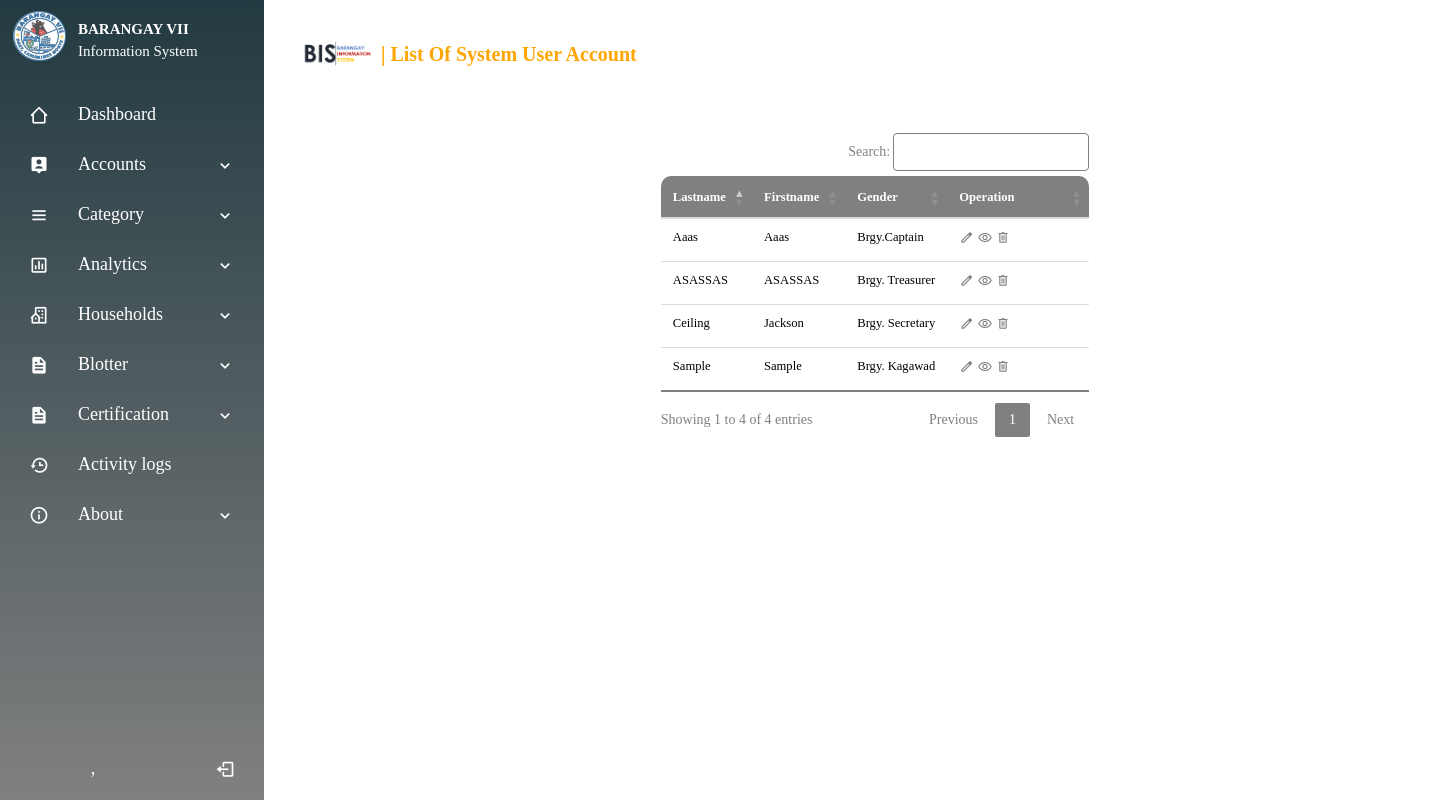
The page /account.php on the database its author committed.
### tables this page shows
CREATE TABLE `account` (
  `id` int(10) NOT NULL,
  `lastname` varchar(50) NOT NULL,
  `firstname` varchar(50) NOT NULL,
  `birthdate` varchar(25) NOT NULL,
  `gender` varchar(10) NOT NULL,
  `position` varchar(25) NOT NULL,
  `username` varchar(50) NOT NULL,
  `password` varchar(50) NOT NULL
);

### account.php (the view, shortened to what this page needs)
<!DOCTYPE html>
<html lang="en">
<head>
    <link rel="stylesheet" href="css/useraccount.css">
    <link rel="stylesheet" href="css/allmaster.css">
    <link rel="stylesheet" href="css/font.css">
        <link href="bootstrap/css/bootstrap.min.css" rel="stylesheet">
        <link href="bootstrap/css/dataTables.bootstrap.css" rel="stylesheet">
        <link href="bootstrap/css/dataTables.responsive.css" rel="stylesheet">
     <link rel="stylesheet" href="css/datatable.css">
     <link rel="stylesheet" href="css/datatablebutton.css">
     <link rel="stylesheet" href="css/qrscanner.css">
        <link rel="stylesheet" href="https://maxcdn.bootstrapcdn.com/bootstrap/3.4.1/css/bootstrap.min.css">
</head>
<body>
    <?php include 'navigation.php' ?>
    <section class="home-section">
    <div class="container">
        <div class="navbar">
            <img src="css/images/SystemLogo.png" class="logo"> <h3> | List of System User Account</h3>
                <navList>
                    <ulist id="menuList">
                    </ulist>
                </navList>
        </div>
        <div class="row">
            <div class="col-2">
                    <table width="100%" class="table" id="dataTables-example">
                    <thead>
                        <tr>
                            <th>Lastname</th>
                            <th>Firstname</th>
                            <th>Gender</th>
                            <th>Operation</th>
                        </tr>
                    </thead>
                    <tbody>
                    <?php
                        $mysqli = NEW MySQLi('localhost','root','','bis');
                        $resultSet = $mysqli->query("SELECT * FROM account");
                            while($row = mysqli_fetch_assoc($resultSet)) {
                    ?>
                                <tr>
                                    <td><?php echo $row['lastname']; ?></td>
                                    <td><?php echo $row['firstname']; ?></td>
                                    <td><?php echo $row['position']; ?></td>
                                    <td><span class="material-symbols-outlined operation">edit</span>
                                    <a href="viewaccount.php?id=<?php echo $row['id']; ?>"><span class="material-symbols-outlined operation">visibility</span></a>
                                    <span class="material-symbols-outlined operation">delete</span>
                                    </td>
                                </tr>
                            <?php } ?>
                    </tbody>
                </table>
            </div>
        </div>
    </div>
</section>
</body>
</html>

### css/useraccount.css (style rules this page uses)
body { margin: 0; padding: 0; font-family: outfit; box-sizing: border-box; }
.container { width: 100%; min-height: 100vh; padding-left: 5%; padding-right: 5%; box-sizing: border-box; overflow:hidden; }
.navbar { width: 100%; display: flex; align-items: center; }
.navbar h3 { font-size: 20px; color:orange; font-weight: bold; margin: 10px 0 5px; text-transform: capitalize; text-align: left; margin-bottom: 15px; }
.logo { width: 100px; cursor: pointer; margin: 30px 0; }
navList { flex: 1; text-align: right; background: none; }
.row { display: flex; justify-content: space-between; align-items: center; margin: 0px 0; }
.col-2 { flex-basis: 60%; position: relative; flex-basis: none; display: flex; align-items: center; justify-content: center; margin-right: 150px; margin-left: 200px; }
.container .table { border-collapse: collapse; margin: 25px 0; font-size: 0.9em; min-width: 400px; border-radius: 10px 10px 0 0; overflow: hidden; background: #ffffff; color: black; font-family: outfit; border: none; text-transform: capitalize; }
.container .table thead tr { background: linear-gradient(135deg, grey, grey); color: #FFFF; border-top: 3px solid grey; }
.container .table th, .container .table td { padding: 10px 12px; text-transform: capitalize; }
.container .table tbody tr:last-of-type { border-bottom: 3px solid grey; }
.container .operation { color: grey; font-size: 15px; align-items: center; justify-content: center; text-align: center; margin-top: 1px; }

### css/allmaster.css (style rules this page uses)
.container { animation: transitionIn 0.85s; }

### css/cssNav/style.css (style rules this page uses)
* { margin: 0; padding: 0; box-sizing: border-box; font-family: Outfit; }
.home-section { position: relative; height: 100vh; left: 260px; width: calc(100% - 260px); transition: all 0.5s ease; }

### rows shown on the page
account: lastname "Aaas", firstname "Aaas", position "Brgy.Captain"
account: lastname "Sample", firstname "Sample", position "Brgy. Kagawad"
account: lastname "Ceiling", firstname "Jackson", position "Brgy. Secretary"
account: lastname "ASASSAS", firstname "ASASSAS", position "Brgy. Treasurer"
